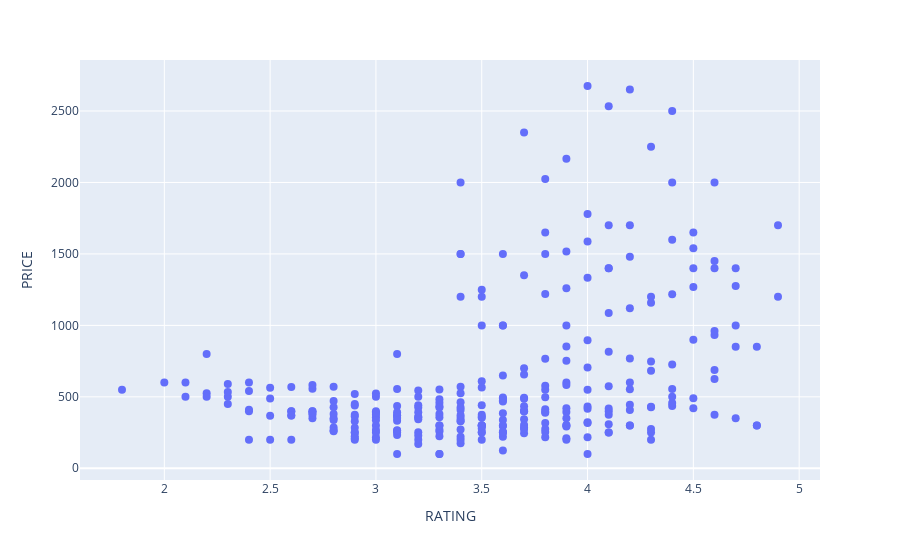

This figure's notebook cell:
### Code cell
fig = px.scatter(price_rating_df, x="RATING", y="PRICE").update_traces(marker_size=8) 
fig.show()

### Figure 1 — Plotly figure (JSON) as saved in the notebook; plotly's stock layout.template omitted (floating-point values rounded to 4 significant figures; data arrays with more than 128 entries replaced by an {"elided": "..."} marker saying what was removed)
{"data": [{"hovertemplate": "RATING=%{x}<br>PRICE=%{y}<extra></extra>", "legendgroup": "", "marker": {"color": "#636efa", "size": 8, "symbol": "circle"}, "mode": "markers", "name": "", "orientation": "v", "showlegend": false, "type": "scatter", "x": {"elided": "283 float values"}, "xaxis": "x", "y": {"elided": "283 float values"}, "yaxis": "y"}], "layout": {"legend": {"tracegroupgap": 0}, "margin": {"t": 60}, "xaxis": {"anchor": "y", "domain": [0, 1], "title": {"text": "RATING"}}, "yaxis": {"anchor": "x", "domain": [0, 1], "title": {"text": "PRICE"}}}}
